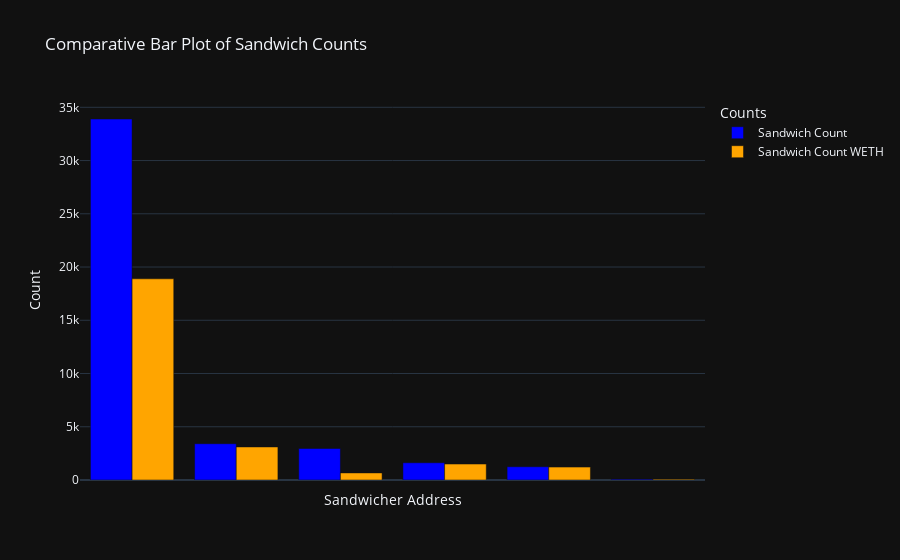

Source (notebook cell):
### Code cell
fig = go.Figure()

fig.add_trace(go.Bar(
    x=sandwichers_all_top_5_and_we['sandwicher_address'],
    y=sandwichers_all_top_5_and_we['sandwich_count'],
    name='Sandwich Count',
    marker_color='blue'
))

fig.add_trace(go.Bar(
    x=sandwichers_all_top_5_and_we['sandwicher_address'],
    y=sandwichers_all_top_5_and_we['sandwich_count_weth'],
    name='Sandwich Count WETH',
    marker_color='orange'
))

# Customize the layout
fig.update_layout(
    barmode='group',
    title='Comparative Bar Plot of Sandwich Counts',
    xaxis_title='Sandwicher Address',
    yaxis_title='Count',
    xaxis_tickangle=-45,
    xaxis=dict(showticklabels=False),  # Hide x-axis labels
    template='plotly_dark',
    legend_title='Counts'
)

# Show the figure
fig.show()

### Figure 1 — Plotly figure (JSON) as saved in the notebook; plotly's stock layout.template omitted (floating-point values rounded to 4 significant figures)
{"data": [{"marker": {"color": "blue"}, "name": "Sandwich Count", "type": "bar", "x": ["0x6b75d8af000000e20b7a7ddf000ba900b4009a80", "0x00000000a991c429ee2ec6df19d40fe0c80088b8", "0x000000d40b595b94918a28b27d1e2c66f43a51d3", "0x0096913d68a000311266250f0000000000e04c00", "0x0000001d0000f38cc10d0028474a9c180058b091", "our address: 0xf50024f746d94f144a79003d00000000e380a500"], "y": [33902, 3408, 2957, 1621, 1243, "76"]}, {"marker": {"color": "orange"}, "name": "Sandwich Count WETH", "type": "bar", "x": ["0x6b75d8af000000e20b7a7ddf000ba900b4009a80", "0x00000000a991c429ee2ec6df19d40fe0c80088b8", "0x000000d40b595b94918a28b27d1e2c66f43a51d3", "0x0096913d68a000311266250f0000000000e04c00", "0x0000001d0000f38cc10d0028474a9c180058b091", "our address: 0xf50024f746d94f144a79003d00000000e380a500"], "y": [18895, 3104, 666, 1497, 1211, "76"]}], "layout": {"autosize": true, "barmode": "group", "legend": {"title": {"text": "Counts"}}, "title": {"text": "Comparative Bar Plot of Sandwich Counts"}, "xaxis": {"autorange": true, "range": [-0.5, 5.5], "showticklabels": false, "tickangle": -45, "title": {"text": "Sandwicher Address"}, "type": "category"}, "yaxis": {"autorange": true, "range": [0, 35690.0], "title": {"text": "Count"}, "type": "linear"}}}
